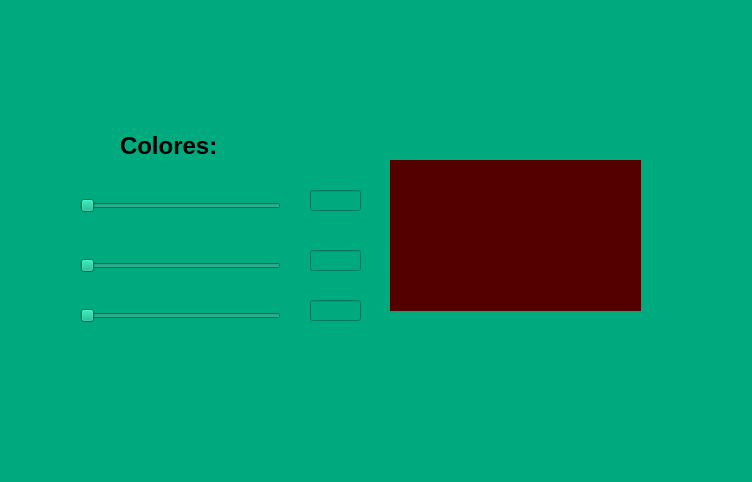
<?xml version="1.0" encoding="UTF-8"?>
<ui version="4.0">
 <class>MainWindow</class>
 <widget class="QMainWindow" name="MainWindow">
  <property name="geometry">
   <rect>
    <x>0</x>
    <y>0</y>
    <width>752</width>
    <height>482</height>
   </rect>
  </property>
  <property name="windowTitle">
   <string>MainWindow</string>
  </property>
  <property name="styleSheet">
   <string notr="true">background-color: rgb(0, 170, 127);</string>
  </property>
  <widget class="QWidget" name="centralwidget">
   <widget class="QLabel" name="label">
    <property name="geometry">
     <rect>
      <x>0</x>
      <y>0</y>
      <width>171</width>
      <height>91</height>
     </rect>
    </property>
    <property name="text">
     <string/>
    </property>
    <property name="pixmap">
     <pixmap resource="../Imagenes/recursos1.qrc">:/logos/LogoUAT.png</pixmap>
    </property>
    <property name="scaledContents">
     <bool>true</bool>
    </property>
   </widget>
   <widget class="QLabel" name="label_4">
    <property name="geometry">
     <rect>
      <x>550</x>
      <y>0</y>
      <width>191</width>
      <height>81</height>
     </rect>
    </property>
    <property name="text">
     <string/>
    </property>
    <property name="pixmap">
     <pixmap resource="../Imagenes/recursos1.qrc">:/logos/LogoFIT.png</pixmap>
    </property>
    <property name="scaledContents">
     <bool>true</bool>
    </property>
   </widget>
   <widget class="QLabel" name="label_5">
    <property name="geometry">
     <rect>
      <x>600</x>
      <y>340</y>
      <width>151</width>
      <height>91</height>
     </rect>
    </property>
    <property name="text">
     <string/>
    </property>
    <property name="pixmap">
     <pixmap resource="../Imagenes/recursos1.qrc">:/logos/LogoEquipo.jpeg</pixmap>
    </property>
    <property name="scaledContents">
     <bool>true</bool>
    </property>
   </widget>
   <widget class="QLabel" name="colorburguer">
    <property name="geometry">
     <rect>
      <x>390</x>
      <y>160</y>
      <width>251</width>
      <height>151</height>
     </rect>
    </property>
    <property name="styleSheet">
     <string notr="true">background-color: rgb(85, 0, 0);</string>
    </property>
    <property name="text">
     <string/>
    </property>
    <property name="scaledContents">
     <bool>true</bool>
    </property>
   </widget>
   <widget class="QLabel" name="label_2">
    <property name="geometry">
     <rect>
      <x>120</x>
      <y>120</y>
      <width>171</width>
      <height>51</height>
     </rect>
    </property>
    <property name="font">
     <font>
      <pointsize>18</pointsize>
      <weight>75</weight>
      <bold>true</bold>
     </font>
    </property>
    <property name="text">
     <string>Colores:</string>
    </property>
   </widget>
   <widget class="QSlider" name="valorR">
    <property name="geometry">
     <rect>
      <x>80</x>
      <y>190</y>
      <width>201</width>
      <height>31</height>
     </rect>
    </property>
    <property name="orientation">
     <enum>Qt::Horizontal</enum>
    </property>
   </widget>
   <widget class="QSlider" name="valorG">
    <property name="geometry">
     <rect>
      <x>80</x>
      <y>250</y>
      <width>201</width>
      <height>31</height>
     </rect>
    </property>
    <property name="orientation">
     <enum>Qt::Horizontal</enum>
    </property>
   </widget>
   <widget class="QSlider" name="valorB">
    <property name="geometry">
     <rect>
      <x>80</x>
      <y>300</y>
      <width>201</width>
      <height>31</height>
     </rect>
    </property>
    <property name="orientation">
     <enum>Qt::Horizontal</enum>
    </property>
   </widget>
   <widget class="QLineEdit" name="txt_R">
    <property name="geometry">
     <rect>
      <x>310</x>
      <y>190</y>
      <width>51</width>
      <height>21</height>
     </rect>
    </property>
   </widget>
   <widget class="QLineEdit" name="txt_G">
    <property name="geometry">
     <rect>
      <x>310</x>
      <y>250</y>
      <width>51</width>
      <height>21</height>
     </rect>
    </property>
   </widget>
   <widget class="QLineEdit" name="txt_B">
    <property name="geometry">
     <rect>
      <x>310</x>
      <y>300</y>
      <width>51</width>
      <height>21</height>
     </rect>
    </property>
   </widget>
  </widget>
  <widget class="QMenuBar" name="menubar">
   <property name="geometry">
    <rect>
     <x>0</x>
     <y>0</y>
     <width>752</width>
     <height>26</height>
    </rect>
   </property>
  </widget>
  <widget class="QStatusBar" name="statusbar"/>
 </widget>
 <resources>
  <include location="../Imagenes/recursos1.qrc"/>
 </resources>
 <connections/>
</ui>
